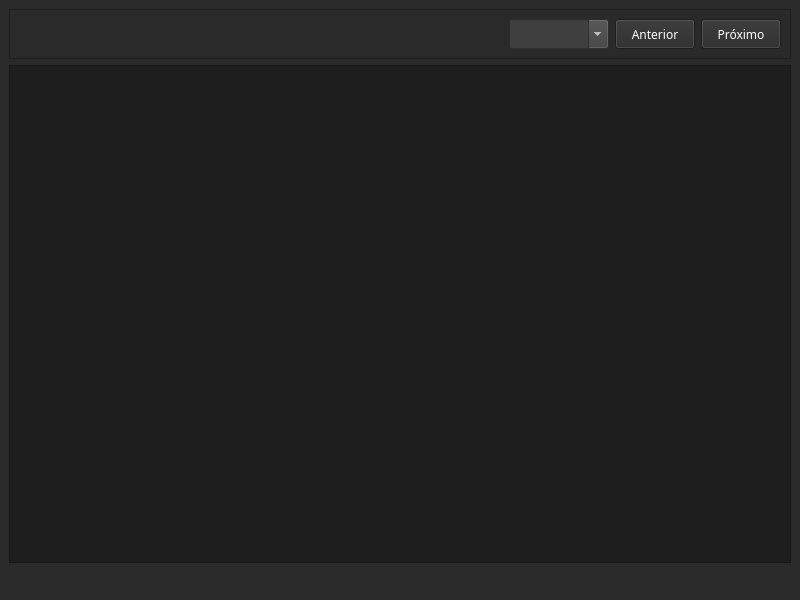
<?xml version="1.0" encoding="UTF-8"?>
<ui version="4.0">
 <class>MainWindow</class>
 <widget class="QMainWindow" name="MainWindow">
  <property name="geometry">
   <rect>
    <x>0</x>
    <y>0</y>
    <width>800</width>
    <height>600</height>
   </rect>
  </property>
  <property name="sizePolicy">
   <sizepolicy hsizetype="Expanding" vsizetype="Expanding">
    <horstretch>0</horstretch>
    <verstretch>0</verstretch>
   </sizepolicy>
  </property>
  <property name="font">
   <font>
    <pointsize>14</pointsize>
   </font>
  </property>
  <property name="windowTitle">
   <string>MainWindow</string>
  </property>
  <property name="styleSheet">
   <string notr="true">background: #2a2a2a;
color: #fdfdfd;</string>
  </property>
  <widget class="QWidget" name="centralwidget">
   <property name="sizePolicy">
    <sizepolicy hsizetype="Expanding" vsizetype="Expanding">
     <horstretch>0</horstretch>
     <verstretch>0</verstretch>
    </sizepolicy>
   </property>
   <layout class="QVBoxLayout" name="verticalLayout">
    <item>
     <widget class="QFrame" name="frame">
      <property name="sizePolicy">
       <sizepolicy hsizetype="Expanding" vsizetype="Preferred">
        <horstretch>0</horstretch>
        <verstretch>0</verstretch>
       </sizepolicy>
      </property>
      <property name="minimumSize">
       <size>
        <width>0</width>
        <height>0</height>
       </size>
      </property>
      <property name="frameShape">
       <enum>QFrame::StyledPanel</enum>
      </property>
      <property name="frameShadow">
       <enum>QFrame::Raised</enum>
      </property>
      <layout class="QHBoxLayout" name="horizontalLayout">
       <item>
        <widget class="QLabel" name="book_name">
         <property name="minimumSize">
          <size>
           <width>30</width>
           <height>0</height>
          </size>
         </property>
         <property name="font">
          <font>
           <family>Noto Sans</family>
           <pointsize>14</pointsize>
          </font>
         </property>
         <property name="text">
          <string/>
         </property>
        </widget>
       </item>
       <item>
        <widget class="QLabel" name="book_number">
         <property name="minimumSize">
          <size>
           <width>30</width>
           <height>0</height>
          </size>
         </property>
         <property name="font">
          <font>
           <family>Noto Sans</family>
           <pointsize>14</pointsize>
          </font>
         </property>
         <property name="text">
          <string/>
         </property>
        </widget>
       </item>
       <item>
        <spacer name="horizontalSpacer_2">
         <property name="orientation">
          <enum>Qt::Horizontal</enum>
         </property>
         <property name="sizeHint" stdset="0">
          <size>
           <width>40</width>
           <height>20</height>
          </size>
         </property>
        </spacer>
       </item>
       <item>
        <widget class="QComboBox" name="capitulos">
         <property name="minimumSize">
          <size>
           <width>100</width>
           <height>30</height>
          </size>
         </property>
         <property name="maximumSize">
          <size>
           <width>30</width>
           <height>100</height>
          </size>
         </property>
         <property name="font">
          <font>
           <family>Noto Sans</family>
           <pointsize>11</pointsize>
          </font>
         </property>
         <property name="styleSheet">
          <string notr="true">background: #3f3f3f;
color: #fdfdfd;</string>
         </property>
         <property name="editable">
          <bool>true</bool>
         </property>
         <property name="maxVisibleItems">
          <number>15</number>
         </property>
        </widget>
       </item>
       <item>
        <widget class="QPushButton" name="btn_prev">
         <property name="minimumSize">
          <size>
           <width>80</width>
           <height>30</height>
          </size>
         </property>
         <property name="font">
          <font>
           <family>Noto Sans</family>
          </font>
         </property>
         <property name="text">
          <string>Anterior</string>
         </property>
        </widget>
       </item>
       <item>
        <widget class="QPushButton" name="btn_next">
         <property name="minimumSize">
          <size>
           <width>80</width>
           <height>30</height>
          </size>
         </property>
         <property name="font">
          <font>
           <family>Noto Sans</family>
          </font>
         </property>
         <property name="text">
          <string>Próximo</string>
         </property>
        </widget>
       </item>
      </layout>
     </widget>
    </item>
    <item>
     <widget class="QTextEdit" name="textEdit">
      <property name="font">
       <font>
        <family>Noto Sans</family>
        <pointsize>14</pointsize>
       </font>
      </property>
      <property name="styleSheet">
       <string notr="true">background: #1e1e1e;
</string>
      </property>
      <property name="readOnly">
       <bool>true</bool>
      </property>
     </widget>
    </item>
   </layout>
  </widget>
  <widget class="QMenuBar" name="menubar">
   <property name="geometry">
    <rect>
     <x>0</x>
     <y>0</y>
     <width>800</width>
     <height>28</height>
    </rect>
   </property>
   <property name="font">
    <font>
     <family>Noto Sans</family>
     <pointsize>12</pointsize>
    </font>
   </property>
  </widget>
  <widget class="QStatusBar" name="statusbar">
   <property name="font">
    <font>
     <family>Noto Sans</family>
     <pointsize>12</pointsize>
    </font>
   </property>
  </widget>
 </widget>
 <resources/>
 <connections/>
</ui>
